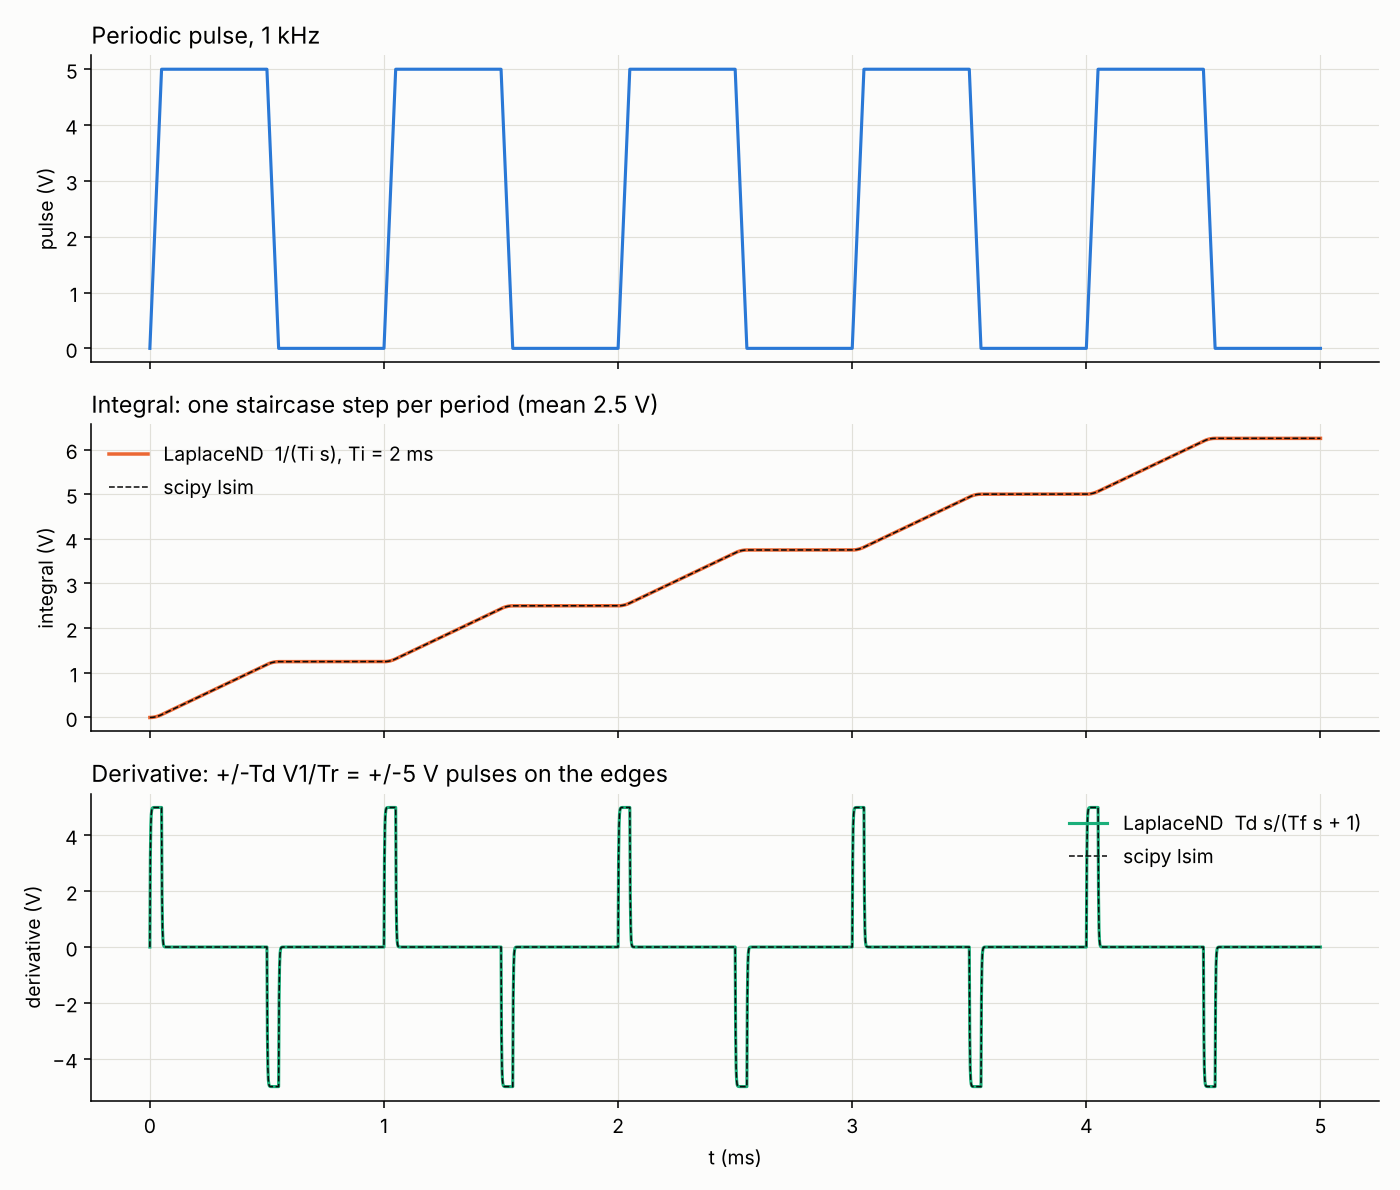

Generate this figure with Python:
# Integral and derivative of a periodic pulse with LaplaceND blocks
#   integrator   H_i(s) = 1 / (Ti s)                     (pole at s = 0)
#   derivative   H_d(s) = Td s / (Tf s + 1)               (ideal "s" is improper -> small filter pole Tf)
#   cascade      integrator -> derivative gives back the pulse
import numpy as np
import matplotlib; matplotlib.use("Agg")
import matplotlib.pyplot as plt
from scipy import signal
from pyams.lib import circuit
from pyams.models import LaplaceND, TrapezoidVoltage

Tper, Tr, Tw = 1e-3, 50e-6, 450e-6          # period 1 ms (1 kHz), edges 50 us, flat top 450 us
V1 = 5.0
Ti, Td, Tf = 2e-3, Tr, Tr / 25              # integrator constant, derivative constant, derivative filter pole

P = TrapezoidVoltage("in", "0"); P.setParams("V0=0 V1=5 Td=0 Tr=50u Tw=450u Tf=50u T=1m")
I = LaplaceND("in", "0", "int", "0", num=[1], den=[Ti, 0])               # 1 / (Ti s)
D = LaplaceND("in", "0", "dif", "0", num=[Td, 0], den=[Tf, 1])           # Td s / (Tf s + 1)
D2 = LaplaceND("int", "0", "back", "0", num=[Ti, 0], den=[Tf, 1])         # derivative of the integral, scaled by Ti

c = circuit(); c.addElements({"P": P, "I": I, "D": D, "D2": D2}); c.setOutPuts("in", "int", "dif", "back")
# uic=True: start from zero state (the integrator has a pole at s = 0, so there is no unique operating point)
c.analysis(mode="tran", start=0, stop=5e-3, step=1e-6, uic=True, order=2, adaptive=True, max_step=4e-6, lte=1e-5)
r = c.run(); t = np.array(r["time"])

# ------------------------------------------------------------ references (exact waveform + scipy lsim)
def pulse(x):
    x = x % Tper
    return np.where(x < Tr, V1 * x / Tr, np.where(x < Tr + Tw, V1, np.where(x < 2 * Tr + Tw, V1 * (1 - (x - Tr - Tw) / Tr), 0.0)))
tf = np.linspace(0, 5e-3, 500001); vf = pulse(tf)
_, y_int, _ = signal.lsim(([1], [Ti, 0]), vf, tf)
_, y_dif, _ = signal.lsim(([Td, 0], [Tf, 1]), vf, tf)
ref_int = np.interp(t, tf, y_int); ref_dif = np.interp(t, tf, y_dif)
ex = np.cumsum(vf) * (tf[1] - tf[0]) / Ti           # plain numerical integral of the waveform
print("integrator : max |y - lsim| = %.2e V ;  y(5 ms) = %.4f V, exact area/Ti = %.4f V" % (np.max(np.abs(r["int"] - ref_int)), np.interp(5e-3, t, r["int"]), ex[-1]))
print("             rise per period = %.4f V (mean 2.5 V x 1 ms / Ti = %.4f V)" % (np.interp(4e-3, t, r["int"]) - np.interp(3e-3, t, r["int"]), 2.5e-3 / Ti))
print("derivative : max |y - lsim| = %.2e V ;  plateau on the rising edge = %.3f V (Td dv/dt = %.3f V)" % (np.max(np.abs(r["dif"] - ref_dif)), np.interp(1e-3 + 25e-6, t, r["dif"]), Td * V1 / Tr))
m = t > 0.2e-3
print("cascade    : max |back - input| = %.3f V (derivative filter pole only; 5 V pulse)" % np.max(np.abs((np.array(r["back"]) - np.array(r["in"]))[m]))
      )

# ------------------------------------------------------------ figure
cols = ["#2a78d6", "#eb6834", "#1baf7a", "#8a63d2"]
fig, ax = plt.subplots(3, 1, figsize=(10, 8.5), sharex=True, facecolor="#fcfcfb")
ax[0].plot(t * 1e3, r["in"], color=cols[0], lw=1.6); ax[0].set_ylabel("pulse (V)"); ax[0].set_title("Periodic pulse, 1 kHz", loc="left")
ax[1].plot(t * 1e3, r["int"], color=cols[1], lw=1.8, label="LaplaceND  1/(Ti s), Ti = 2 ms"); ax[1].plot(t * 1e3, ref_int, "--", color="#0b0b0b", lw=.8, label="scipy lsim")
ax[1].set_ylabel("integral (V)"); ax[1].legend(frameon=False); ax[1].set_title("Integral: one staircase step per period (mean 2.5 V)", loc="left")
ax[2].plot(t * 1e3, r["dif"], color=cols[2], lw=1.6, label="LaplaceND  Td s/(Tf s + 1)"); ax[2].plot(t * 1e3, ref_dif, "--", color="#0b0b0b", lw=.8, label="scipy lsim")
ax[2].set_ylabel("derivative (V)"); ax[2].set_xlabel("t (ms)"); ax[2].legend(frameon=False, loc="upper right"); ax[2].set_title("Derivative: +/-Td V1/Tr = +/-5 V pulses on the edges", loc="left")
for a in ax:
    a.set_facecolor("#fcfcfb"); a.grid(color="#e1e0d9", lw=.6)
    for s in ("top", "right"): a.spines[s].set_visible(False)
plt.tight_layout(); plt.savefig("laplace_pulse_int_diff.png", dpi=140)
